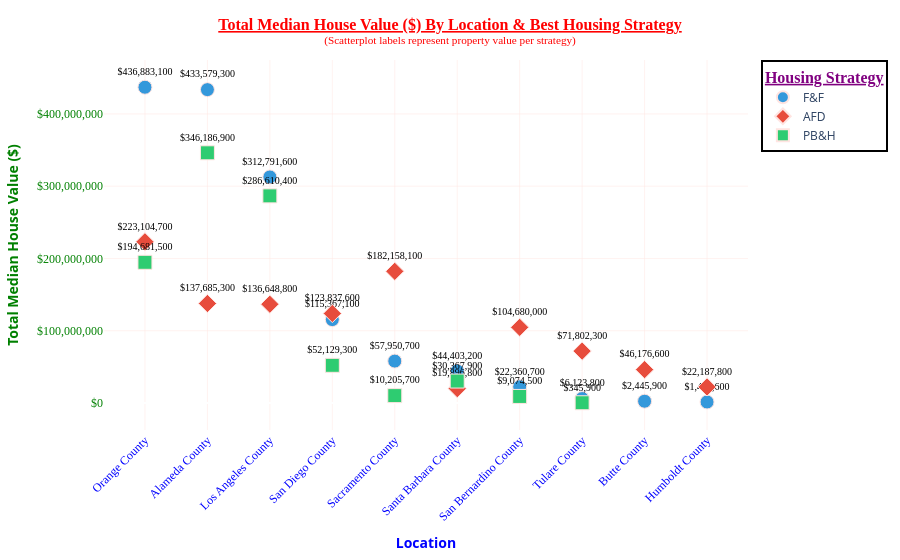

Notebook source saved alongside this figure:
### Markdown cell above
**`Scatterplot - Total Median House Value ($) By Location & Best Housing Strategy (Plotly)`**.

### Code cell
# ── Imports ──────────────────────────────────────────────────────────────────
import plotly.express as px
# import plotly.io as pio                                 # 👈 Add this

# pio.renderers.default = "plotly_mimetype+notebook"     # 👈 Add this
# # ─────────────────────────────────────────────────────────────────────────────

fig = px.scatter(
    c_loc_hs,
    x="location_name",           # Location on X-axis
    y="sum",                      # Total Median House Value on Y-axis
    color="Best Strategy Short",  # Color by Housing Strategy
    symbol="Best Strategy Short", # Different shape per strategy
    size="sum",                 # Bubble size = sum of properties
    text="sum",                 # Show sum labels on points

    # Fomat hover_data values
    hover_data={
        "Cluster": True,       # no format change
        "count": ":,.0f",      # ✅ formatted as \1,234
        "mean": ":$,.0f",      # ✅ formatted as \$1,234
        "median": ":$,.0f",    # ✅ formatted as \$1,234
        "sum": ":$,.0f",       # ✅ formatted as \$1,234
        "proportion": ":.2%",  # ✅ formatted as 15.00%
        "Risk": True,          # no format change
        "Return": True,        # no format change    
    },
    color_discrete_map={
        "PB&H": "#2ecc71",   # green — premium
        "F&F":  "#3498db",   # blue — mid
        "AFD":  "#e74c3c"    # red — affordable
    },
)

fig.update_traces(
    marker=dict(
        size=14,
        line=dict(width=1, color="mistyrose")  # Marker border
    ),
    texttemplate="%{text:$,.0f}",       # ✅ Formats 1000 → 1,000
    textposition="top center",          #  "inside", "top left", "top center", "top right", "middle left", "middle center", "middle right", "bottom left", "bottom center", "bottom right"
    textfont=dict(family="Tahoma", size=10, color="black"),
    selector=dict(mode="markers+text"),
)

fig.update_layout(
    title={
        "text": "<b><u>Total Median House Value ($) By Location & Best Housing Strategy</u></b>"
        "<br><sup>(Scatterplot labels represent property value per strategy)</sup>", 
        "x": 0.5,
        "xanchor": "center",
        "font": {"family": "Tahoma", "size": 16, "color": "red"},
    },
    xaxis_title="<b>Location</b>",
    xaxis=dict(
        color="blue",
        # tickformat="$,.0f",
        tickangle=-45,
        tickfont=dict(family="Tahoma", size=12, color="blue"),
        showgrid=True,           # ✅ Vertical gridlines
        gridcolor="mistyrose",
        gridwidth=0.5,
    ),
    yaxis_title="<b>Total Median House Value ($)</b>",
    yaxis=dict(
        color="green",
        tickformat="$,.0f",
        tickangle=0,
        tickfont=dict(family="Tahoma", size=12, color="green"),
        showgrid=True,           # ✅ Horizontal gridlines
        gridcolor="mistyrose",
        gridwidth=0.5,
    ),
    legend_title={
        "text": "<u><b>Housing Strategy</b></u>",
        "font": {"family": "Tahoma", "size": 16, "color": "purple"},
    },
    legend=dict(
        bgcolor="white",
        bordercolor="black",
        borderwidth=2,
    ),
    plot_bgcolor="white",
    hoverlabel=dict(             # ✅ Styled hover box
        # bgcolor="white",
        font_size=12,
        font_family="Tahoma",
    )
)

#==#

# Define path
# my_path = r"C:\Users\tailb\Downloads"

#==#

# Save as PNG using path
# fig.write_image(os.path.join(my_path, "X.png"))
# print(f"✅ Saved to: {my_path}/X.png")


#==#

# Save as PDF using path
# fig.write_image(os.path.join(my_path, "X.pdf"), width=1920, height=1080, scale=2)
# print(f"✅ Saved to: {my_path}/X.pdf")


#==#

# ── Save Options (uncomment as needed) ──────────────────────────────────────
# fig.write_image("scatterplot.jpeg")
# fig.write_image("scatterplot.svg")
# fig.write_image("scatterplot.pdf")
# fig.write_html("scatterplot.html")
# ────────────────────────────────────────────────────────────────────────────

# # line = "─" * 60
# # print(line)

#==#

fig.show()

### Figure 1 — Plotly figure (JSON) as saved in the notebook; plotly's stock layout.template omitted (floating-point values rounded to 4 significant figures)
{"data": [{"customdata": [[7, 1967, 222100.0, 217600, 0.1125, "Low-Medium", "Medium"], [5, 1851, 234200.0, 235200, 0.1059, "Low-Medium", "Medium"], [0, 1378, 227000.0, 225000, 0.07882, "Low-Medium", "Medium"], [3, 512, 225300.0, 219600, 0.02929, "Low-Medium", "Medium"], [1, 273, 212300.0, 204500, 0.01562, "Low-Medium", "Medium"], [9, 186, 238700.0, 239600, 0.01064, "Low-Medium", "Medium"], [8, 104, 215000.0, 214500, 0.005949, "Low-Medium", "Medium"], [2, 29, 211200.0, 214300, 0.001659, "Low-Medium", "Medium"], [6, 12, 203825, 196900, 0.0006864, "Low-Medium", "Medium"], [4, 6, 233600, 219950, 0.0003432, "Low-Medium", "Medium"]], "hovertemplate": "Best Strategy Short=F&F<br>location_name=%{x}<br>sum=%{text:$,.0f}<br>Cluster=%{customdata[0]}<br>count=%{customdata[1]:,.0f}<br>mean=%{customdata[2]:$,.0f}<br>median=%{customdata[3]:$,.0f}<br>proportion=%{customdata[4]:.2%}<br>Risk=%{customdata[5]}<br>Return=%{customdata[6]}<extra></extra>", "legendgroup": "F&F", "marker": {"color": "#3498db", "line": {"color": "mistyrose", "width": 1}, "size": 14, "sizemode": "area", "sizeref": 1092000.0, "symbol": "circle"}, "mode": "markers+text", "name": "F&F", "orientation": "v", "showlegend": true, "text": [436883100, 433579300, 312791600, 115367100, 57950700, 44403200, 22360700, 6123800, 2445900, 1401600], "textfont": {"color": "black", "family": "Tahoma", "size": 10}, "textposition": "top center", "texttemplate": "%{text:$,.0f}", "type": "scatter", "x": ["Orange County", "Alameda County", "Los Angeles County", "San Diego County", "Sacramento County", "Santa Barbara County", "San Bernardino County", "Tulare County", "Butte County", "Humboldt County"], "xaxis": "x", "y": [436883100, 433579300, 312791600, 115367100, 57950700, 44403200, 22360700, 6123800, 2445900, 1401600], "yaxis": "y"}, {"customdata": [[7, 1547, 144200.0, 151400, 0.08849, "Medium", "Low-Medium"], [1, 1540, 118300.0, 117100, 0.08809, "Medium", "Low-Medium"], [0, 1034, 132200.0, 136700, 0.05914, "Medium", "Low-Medium"], [5, 1024, 134500.0, 139800, 0.05857, "Medium", "Low-Medium"], [3, 944, 131200.0, 135650, 0.054, "Medium", "Low-Medium"], [8, 944, 110900.0, 109950, 0.054, "Medium", "Low-Medium"], [2, 750, 95740.0, 89500, 0.0429, "Medium", "Low-Medium"], [6, 472, 97830.0, 92800, 0.027, "Medium", "Low-Medium"], [4, 222, 99950.0, 93250, 0.0127, "Medium", "Low-Medium"], [9, 150, 132600.0, 135750, 0.00858, "Medium", "Low-Medium"]], "hovertemplate": "Best Strategy Short=AFD<br>location_name=%{x}<br>sum=%{text:$,.0f}<br>Cluster=%{customdata[0]}<br>count=%{customdata[1]:,.0f}<br>mean=%{customdata[2]:$,.0f}<br>median=%{customdata[3]:$,.0f}<br>proportion=%{customdata[4]:.2%}<br>Risk=%{customdata[5]}<br>Return=%{customdata[6]}<extra></extra>", "legendgroup": "AFD", "marker": {"color": "#e74c3c", "line": {"color": "mistyrose", "width": 1}, "size": 14, "sizemode": "area", "sizeref": 1092000.0, "symbol": "diamond"}, "mode": "markers+text", "name": "AFD", "orientation": "v", "showlegend": true, "text": [223104700, 182158100, 136648800, 137685300, 123837600, 104680000, 71802300, 46176600, 22187800, 19896800], "textfont": {"color": "black", "family": "Tahoma", "size": 10}, "textposition": "top center", "texttemplate": "%{text:$,.0f}", "type": "scatter", "x": ["Orange County", "Sacramento County", "Los Angeles County", "Alameda County", "San Diego County", "San Bernardino County", "Tulare County", "Butte County", "Humboldt County", "Santa Barbara County"], "xaxis": "x", "y": [223104700, 182158100, 136648800, 137685300, 123837600, 104680000, 71802300, 46176600, 22187800, 19896800], "yaxis": "y"}, {"customdata": [[5, 945, 366300.0, 353800, 0.05405, "Low", "High"], [0, 778, 368400.0, 355150, 0.0445, "Low", "High"], [7, 533, 365300.0, 352200, 0.03049, "Low", "High"], [3, 142, 367100.0, 359650, 0.008122, "Low", "High"], [9, 85, 357300.0, 346000, 0.004862, "Low", "High"], [1, 28, 364500.0, 347000, 0.001602, "Low", "High"], [8, 26, 349000.0, 342400, 0.001487, "Low", "High"], [2, 1, 345900, 345900, 5.72e-05, "Low", "High"]], "hovertemplate": "Best Strategy Short=PB&H<br>location_name=%{x}<br>sum=%{text:$,.0f}<br>Cluster=%{customdata[0]}<br>count=%{customdata[1]:,.0f}<br>mean=%{customdata[2]:$,.0f}<br>median=%{customdata[3]:$,.0f}<br>proportion=%{customdata[4]:.2%}<br>Risk=%{customdata[5]}<br>Return=%{customdata[6]}<extra></extra>", "legendgroup": "PB&H", "marker": {"color": "#2ecc71", "line": {"color": "mistyrose", "width": 1}, "size": 14, "sizemode": "area", "sizeref": 1092000.0, "symbol": "square"}, "mode": "markers+text", "name": "PB&H", "orientation": "v", "showlegend": true, "text": [346186900, 286610400, 194681500, 52129300, 30367900, 10205700, 9074500, 345900], "textfont": {"color": "black", "family": "Tahoma", "size": 10}, "textposition": "top center", "texttemplate": "%{text:$,.0f}", "type": "scatter", "x": ["Alameda County", "Los Angeles County", "Orange County", "San Diego County", "Santa Barbara County", "Sacramento County", "San Bernardino County", "Tulare County"], "xaxis": "x", "y": [346186900, 286610400, 194681500, 52129300, 30367900, 10205700, 9074500, 345900], "yaxis": "y"}], "layout": {"hoverlabel": {"font": {"family": "Tahoma", "size": 12}}, "legend": {"bgcolor": "white", "bordercolor": "black", "borderwidth": 2, "itemsizing": "constant", "title": {"font": {"color": "purple", "family": "Tahoma", "size": 16}, "text": "<u><b>Housing Strategy</b></u>"}, "tracegroupgap": 0}, "margin": {"t": 60}, "plot_bgcolor": "white", "title": {"font": {"color": "red", "family": "Tahoma", "size": 16}, "text": "<b><u>Total Median House Value ($) By Location & Best Housing Strategy</u></b><br><sup>(Scatterplot labels represent property value per strategy)</sup>", "x": 0.5, "xanchor": "center"}, "xaxis": {"anchor": "y", "color": "blue", "domain": [0, 1], "gridcolor": "mistyrose", "gridwidth": 0.5, "showgrid": true, "tickangle": -45, "tickfont": {"color": "blue", "family": "Tahoma", "size": 12}, "title": {"text": "<b>Location</b>"}}, "yaxis": {"anchor": "x", "color": "green", "domain": [0, 1], "gridcolor": "mistyrose", "gridwidth": 0.5, "showgrid": true, "tickangle": 0, "tickfont": {"color": "green", "family": "Tahoma", "size": 12}, "tickformat": "$,.0f", "title": {"text": "<b>Total Median House Value ($)</b>"}}}}
